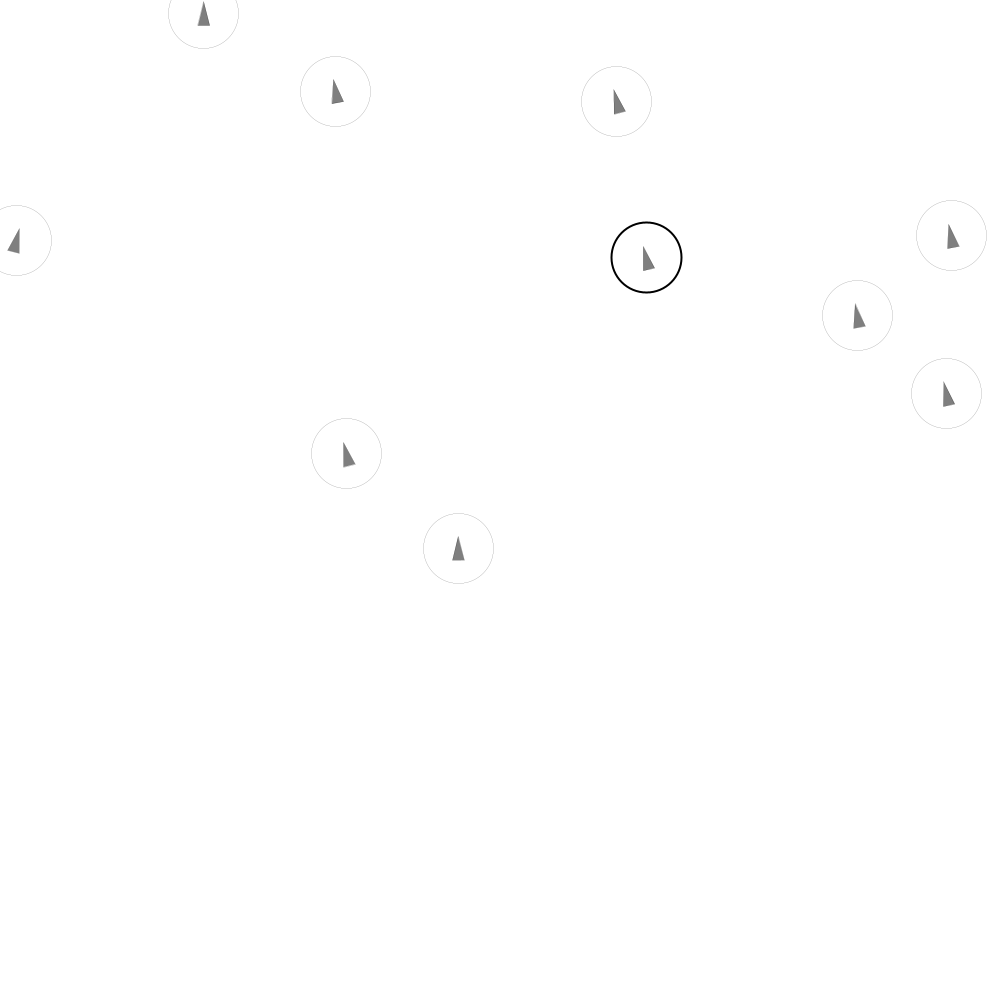
Frame 1 (no input)
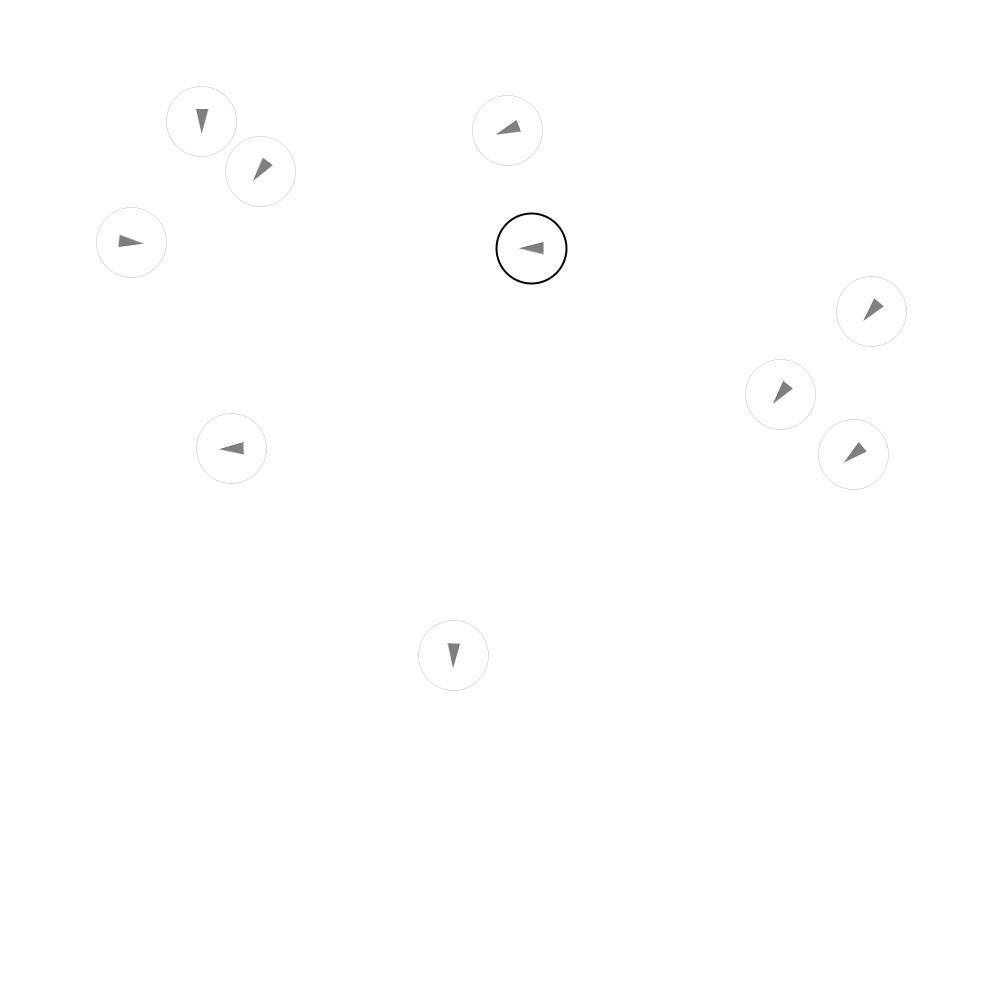
Frame 60 (the mouse pressed at the canvas centre just before this capture)
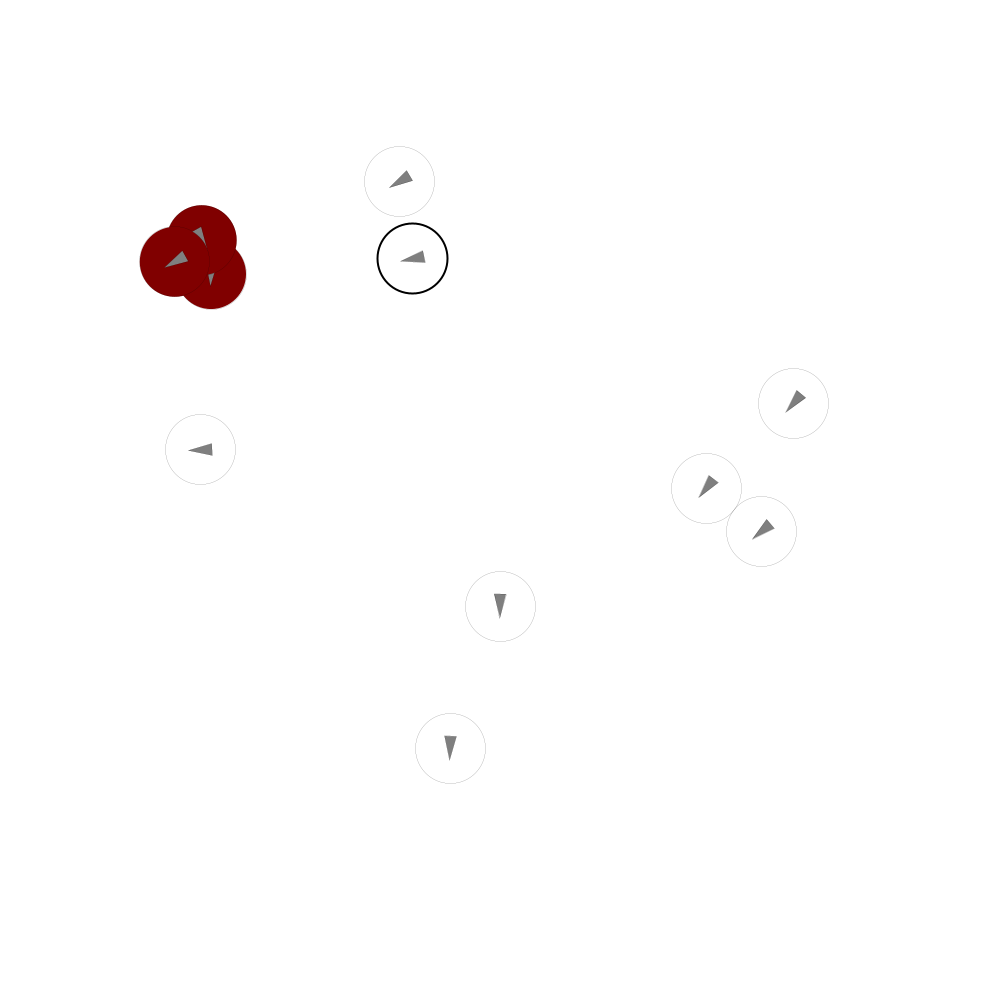
Frame 120 (the mouse held since frame 60 and released just before this capture)

The Processing sketch that drew these frames (run headless with seeded random() and noise(); from frame 60 on, the mouse is pressed at the canvas centre):

// Processing sketch: main
// ── main.pde
//version 4
float book_distance=15.0;
float robot_to_robot_dist=50.0;
ArrayList<Vehicle> vehicles;
ArrayList<Target> TargetPoints;
boolean startSimulation = false;
int n = 10;
float rad = 0.0;

// image variables
PImage S;

void setup() {
  size(1000, 1000);
  TargetPoints = new ArrayList<Target>();
  make('l');
  print(TargetPoints.size());
  vehicles = new ArrayList<Vehicle>();
  for (int i=0; i<n; i++)
  {
    vehicles.add(new Vehicle(random(1000), random(1000)));
  }
}

void draw() {
  background(255);
  //image(S,0,0);
  fill(200);
  stroke(0);
  strokeWeight(2);

  ellipse(mouseX, mouseY, rad*2, rad*2);
  
  for(Vehicle v: vehicles){
    Target shortestPoint = TargetPoints.get(0);
    if(!v.booked)
    {
      float shortestLength=10000.0;
      for(int qindx = 0;qindx<TargetPoints.size();qindx++)
      {
        Target p = TargetPoints.get(qindx);
        if(!p.booked)
        {
          float distance = v.position.dist(p.position);
          if(distance<book_distance && p.booked==false)
          {
            p.booked=true;
            p.booked_by = v;
            v.booked = true;
            v.booked_at= p.position;
          }
          else if(distance<shortestLength)
          {
            shortestPoint = p;
            shortestLength= distance;
          }
        }
      }
    }
  if(v.booked)
  {
    v.seek(v.booked_at,rad,vehicles);
  }
  else v.seek(shortestPoint.position,rad,vehicles);
  v.update();
  v.display();
  }
}

void make(char c)
{
  if (c=='v' || c=='V')
  {

    TargetPoints.add(new Target(200, 200));
    TargetPoints.add(new Target(250, 250));
    TargetPoints.add(new Target(300, 300));
    TargetPoints.add(new Target(350, 350));
    TargetPoints.add(new Target(400, 400));
    TargetPoints.add(new Target(450, 450));
    TargetPoints.add(new Target(500, 400));
    TargetPoints.add(new Target(550, 350));
    TargetPoints.add(new Target(600, 300));
    TargetPoints.add(new Target(650, 250));
    TargetPoints.add(new Target(700, 200));
  }
  if (c=='l' || c=='L')
  {


    TargetPoints.add(new Target(200, 250));
    TargetPoints.add(new Target(200, 300));
    TargetPoints.add(new Target(200, 350));
    TargetPoints.add(new Target(200, 400));
    TargetPoints.add(new Target(200, 450));
    TargetPoints.add(new Target(200, 500));
    TargetPoints.add(new Target(200, 550));
    TargetPoints.add(new Target(200, 600));
    TargetPoints.add(new Target(200, 650));
    TargetPoints.add(new Target(200, 700));
    TargetPoints.add(new Target(200, 750));

    TargetPoints.add(new Target(250, 750));
    TargetPoints.add(new Target(300, 750));
    TargetPoints.add(new Target(350, 750));
    TargetPoints.add(new Target(400, 750));
    TargetPoints.add(new Target(450, 750));
    TargetPoints.add(new Target(500, 750));
  }
  if (c=='i' || c=='I')
  {
    TargetPoints.add(new Target(400, 250));
    TargetPoints.add(new Target(400, 300));
    TargetPoints.add(new Target(400, 350));
    TargetPoints.add(new Target(400, 400));
    TargetPoints.add(new Target(400, 450));
    TargetPoints.add(new Target(400, 500));
    TargetPoints.add(new Target(400, 550));
    TargetPoints.add(new Target(400, 600));
    TargetPoints.add(new Target(400, 650));
    TargetPoints.add(new Target(400, 700));
    TargetPoints.add(new Target(400, 750));
  }
  if (c=='t' || c=='T')
  {
    TargetPoints.add(new Target(200, 250));
    TargetPoints.add(new Target(250, 250));
    TargetPoints.add(new Target(300, 250));
    TargetPoints.add(new Target(350, 250));
    TargetPoints.add(new Target(400, 250));
    TargetPoints.add(new Target(450, 250));

    TargetPoints.add(new Target(350, 300));
    TargetPoints.add(new Target(350, 350));
    TargetPoints.add(new Target(350, 400));
    TargetPoints.add(new Target(350, 450));
    TargetPoints.add(new Target(350, 500));
    TargetPoints.add(new Target(350, 550));
  }
}
void mousePressed()
{
  vehicles.add(new Vehicle(mouseX, mouseY));
}
void keyPressed()
{
  if(key=='l')
  {
    TargetPoints.clear();
    make('l');
    refresh_vehicles(vehicles);
  }
  else if(key=='t')
  {
    TargetPoints.clear();
    make('t');
    refresh_vehicles(vehicles);
  }
  else if(key=='i')
  {
    TargetPoints.clear();
    make('i');
    refresh_vehicles(vehicles);
  }
  else if(key=='v')
  {
    TargetPoints.clear();
    make('v');
    refresh_vehicles(vehicles);
  }
}

void refresh_vehicles(ArrayList<Vehicle> vs)
{
  for(Vehicle v:vs)
  {
    v.booked=false;
    v.booked_at = null;
  }
}

// ── Target.pde
class Target{
  boolean booked = false;
  Vehicle booked_by;
  PVector position;
  
  Target(int x,int y)
  {
    position= new PVector(x,y); 
  }
  
}

// ── Vehicle.pde
class Vehicle {
  boolean booked=false;
  PVector booked_at;
  boolean alone = true;
  float SR=35;
  PVector position;
  PVector velocity;
  PVector acceleration;
  float kp=0.1;
  float r;
  float maxforce;    // Maximum steering force
  float maxspeed;    // Maximum speed

  Vehicle(float x, float y) {
    acceleration = new PVector(0,0);
    velocity = new PVector(0,-2);
    position = new PVector(x,y);
    r = 6;
    maxspeed = 2;
    maxforce = 0.5;
  }

  // Method to update position
  void update() {
    // Update velocity
    velocity.add(acceleration);
    // Limit speed
    velocity.limit(maxspeed);
    position.add(velocity);
    // Reset accelerationelertion to 0 each cycle
    acceleration.mult(0);
  }

  void applyForce(PVector force) {
    // We could add mass here if we want A = F / M
    acceleration.add(force);
  }

  // A method that calculates .a steering force towards a target
  // STEER = DESIRED MINUS VELOCITY
  void seek(PVector target, float radius,ArrayList<Vehicle> vehicles) {
    PVector desired = PVector.sub(target,position);  // A vector pointing from the position to the target
    float dist = desired.mag()-radius;
    
    float m = dist*kp;
    desired.setMag(m);
    
    PVector steer = PVector.sub(desired,velocity);
    
    PVector total = PVector.add(steer,avoid(vehicles));
    
    applyForce(total.limit(maxforce));
  }
    
  void display() {
    // Draw a triangle rotated in the direction of velocity
    if(alone)
      noFill();
    else
      fill(128,0,0);
    ellipse(position.x,position.y,SR*2,SR*2);
    float theta = velocity.heading2D() + PI/2;
    fill(127);
    stroke(0);
    strokeWeight(0);
    pushMatrix();
    translate(position.x,position.y);
    rotate(theta);
    beginShape();
    vertex(0, -r*2);
    vertex(-r, r*2);
    vertex(r, r*2);
    endShape(CLOSE);
    popMatrix();
    
    
  }
  
  PVector avoid(ArrayList<Vehicle> vehicles)
  {
    alone = true;
    PVector S = new PVector(0,0);
    for(Vehicle v:vehicles)
    {
      if(v.position != position && position.dist(v.position)<SR)
      {
        alone=false;
        S.add(PVector.sub(position,v.position));
      }
    }
    return S;
  }
}
